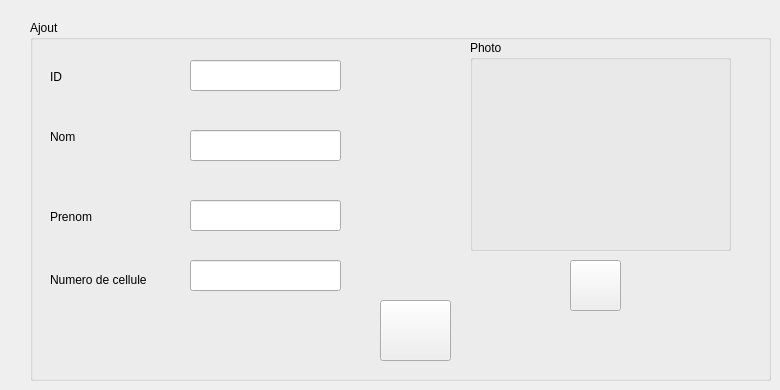
     <widget class="QWidget" name="tab_3">
      <attribute name="title">
       <string>Ajouter Detenu</string>
      </attribute>
      <widget class="QGroupBox" name="groupBox">
       <property name="geometry">
        <rect>
         <x>30</x>
         <y>20</y>
         <width>741</width>
         <height>361</height>
        </rect>
       </property>
       <property name="title">
        <string>Ajout</string>
       </property>
       <widget class="QLabel" name="label">
        <property name="geometry">
         <rect>
          <x>20</x>
          <y>50</y>
          <width>47</width>
          <height>14</height>
         </rect>
        </property>
        <property name="text">
         <string>ID</string>
        </property>
       </widget>
       <widget class="QLabel" name="label_2">
        <property name="geometry">
         <rect>
          <x>20</x>
          <y>110</y>
          <width>47</width>
          <height>14</height>
         </rect>
        </property>
        <property name="text">
         <string>Nom </string>
        </property>
       </widget>
       <widget class="QLabel" name="label_3">
        <property name="geometry">
         <rect>
          <x>20</x>
          <y>190</y>
          <width>47</width>
          <height>14</height>
         </rect>
        </property>
        <property name="text">
         <string>Prenom</string>
        </property>
       </widget>
       <widget class="QLineEdit" name="le_id">
        <property name="geometry">
         <rect>
          <x>160</x>
          <y>40</y>
          <width>151</width>
          <height>31</height>
         </rect>
        </property>
       </widget>
       <widget class="QLineEdit" name="le_nomE">
        <property name="geometry">
         <rect>
          <x>160</x>
          <y>110</y>
          <width>151</width>
          <height>31</height>
         </rect>
        </property>
       </widget>
       <widget class="QLineEdit" name="le_Prenom">
        <property name="geometry">
         <rect>
          <x>160</x>
          <y>180</y>
          <width>151</width>
          <height>31</height>
         </rect>
        </property>
       </widget>
       <widget class="QPushButton" name="pb_ajouter">
        <property name="geometry">
         <rect>
          <x>350</x>
          <y>280</y>
          <width>71</width>
          <height>61</height>
         </rect>
        </property>
        <property name="styleSheet">
         <string notr="true">image: url(:/pictures/1486485564-add-character-include-more-person-user_81147.png);</string>
        </property>
        <property name="text">
         <string/>
        </property>
       </widget>
       <widget class="QLineEdit" name="le_num_cell">
        <property name="geometry">
         <rect>
          <x>160</x>
          <y>240</y>
          <width>151</width>
          <height>31</height>
         </rect>
        </property>
       </widget>
       <widget class="QLabel" name="label_9">
        <property name="geometry">
         <rect>
          <x>20</x>
          <y>250</y>
          <width>111</width>
          <height>20</height>
         </rect>
        </property>
        <property name="text">
         <string>Numero de cellule</string>
        </property>
       </widget>
       <widget class="QPushButton" name="btn_image">
        <property name="geometry">
         <rect>
          <x>540</x>
          <y>240</y>
          <width>51</width>
          <height>51</height>
         </rect>
        </property>
        <property name="styleSheet">
         <string notr="true">image: url(:/pictures/R29ff80e1b872c3a34502081bb24ddc77.png);</string>
        </property>
        <property name="text">
         <string/>
        </property>
       </widget>
       <widget class="QGroupBox" name="groupBox_4">
        <property name="geometry">
         <rect>
          <x>440</x>
          <y>20</y>
          <width>261</width>
          <height>211</height>
         </rect>
        </property>
        <property name="title">
         <string>Photo</string>
        </property>
        <widget class="QLabel" name="lbl_image">
         <property name="geometry">
          <rect>
           <x>30</x>
           <y>30</y>
           <width>191</width>
           <height>161</height>
          </rect>
         </property>
         <property name="text">
          <string/>
         </property>
        </widget>
       </widget>
      </widget>
     </widget>
